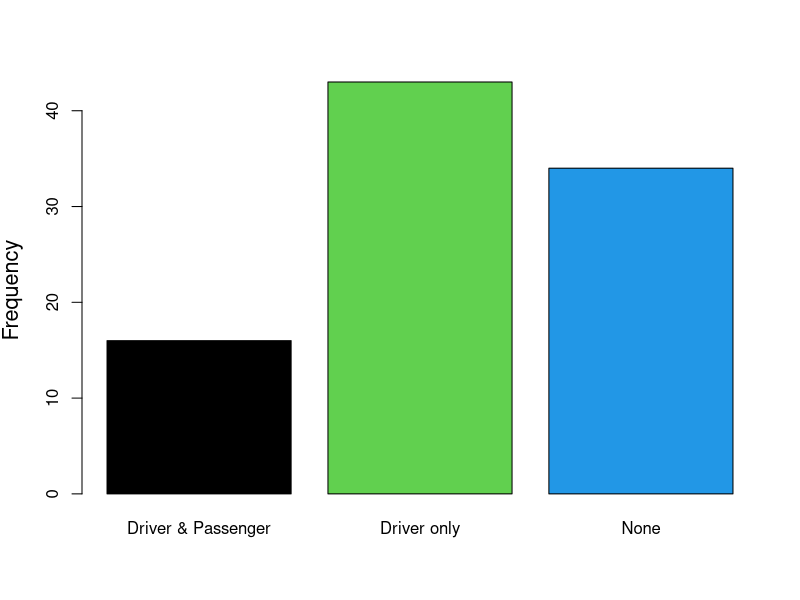
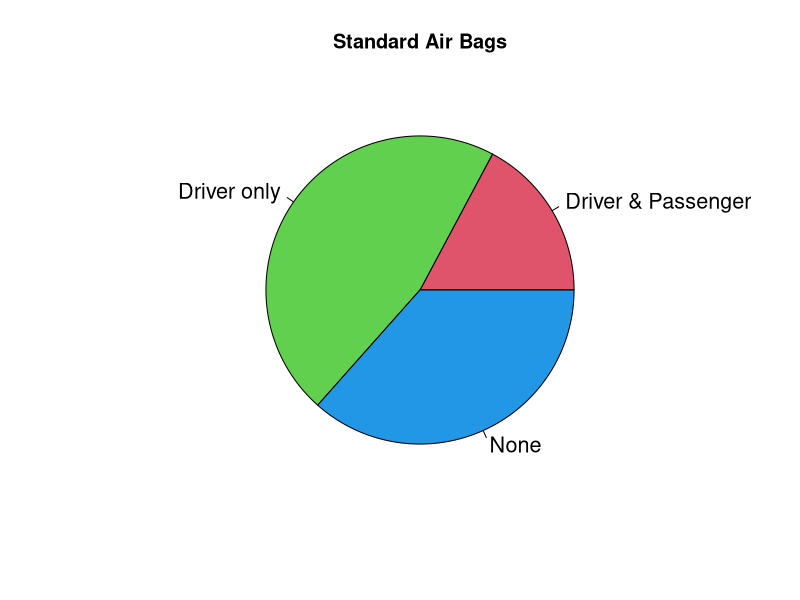

Recreate these plots in R, in order.
install.packages("MASS")
#install package

library("MASS")
#open the package

head(Cars93)
#show 6 first rows of the car dataset

ls(Cars93)
#show the column name of the variables

Cars93$Manufacturer
#Get one column of the data

table(Cars93$AirBags)
#find the frequency distribution for the standard airbag option by table function

nrow(Cars93)
#show the total of rows in the dataset

ncol(Cars93)
#show the number of columns in the dataset

table(Cars93$AirBags)/nrow(Cars93)
#frequency for the standard airbag option in the Cars93

round(table(Cars93$AirBags)/nrow(Cars93), 3)
#round off decimals

barplot(table(Cars93$AirBags), ylab = "Frequency", cex.lab = 1.3, col=c(1,3,4))
#bar graph

colors()[1:5]
#colors

palette()
#palette

pie(table(Cars93$AirBags), main = "Standard Air Bags", col = c(2,3,4), cex=1.3)
#draw pie chart